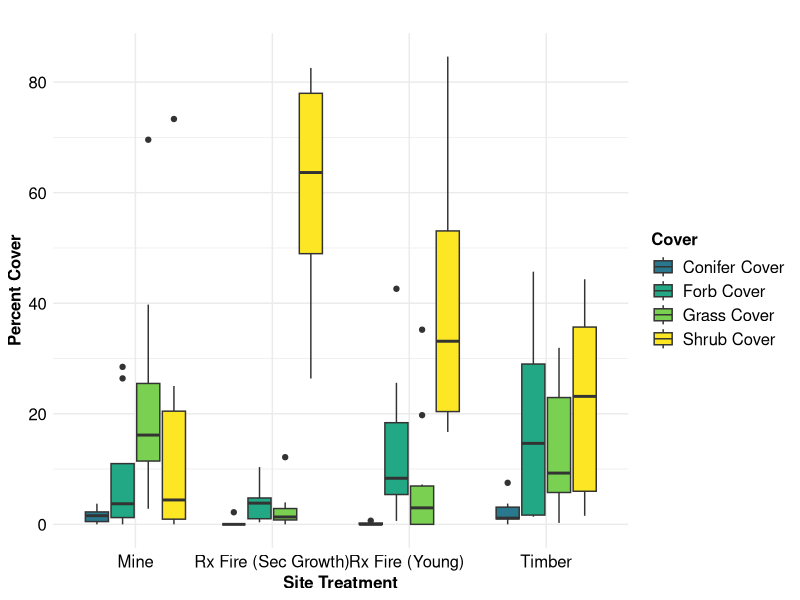
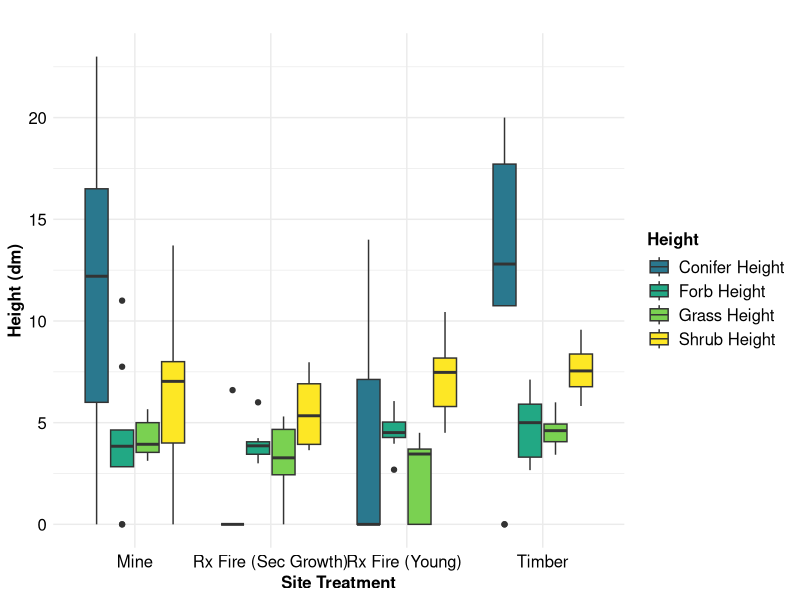

Source code (R) for these figures, in order:
# Clear Workspace
rm(list=ls())

#Load packages
library(ggplot2)
library(tidyverse)
library(viridis)


# Read in 
line_intercept_summary <- read.csv("data/line_intercept_summary.csv")


#Rename the columns
line_intercept_summary <- line_intercept_summary %>%
  rename(
    "Shrub Cover" = shrub_cover,
    "Forb Cover" = forb_cover,
    "Grass Cover" = grass_cover,
    "Conifer Cover" = conifer_cover,
    "Overall Vegetation Cover" = veg_cover_overall,
    "Overall Vegetation Height" = veg_height_overall,
    "Overall Vegetation Diversity" = veg_diversity_overall,
    "Shrub Height" = shrub_height,
    "Forb Height" = forb_height,
    "Grass Height" = grass_height,
    "Conifer Height" = conifer_height
  )


# Change names of treatments for plotting 
line_intercept_summary$treatment <- gsub("mine", "Mine", line_intercept_summary$treatment)
line_intercept_summary$treatment <- gsub("timber", "Timber", line_intercept_summary$treatment)
line_intercept_summary$treatment <- gsub("rx_fire_young", "Rx Fire (Young)", line_intercept_summary$treatment)
line_intercept_summary$treatment <- gsub("rx_fire_sec_growth", "Rx Fire (Sec Growth)", line_intercept_summary$treatment)

#reverse order of cover type in legend 


p1 <- line_intercept_summary %>%
  pivot_longer(cols = c(`Shrub Cover`, `Forb Cover`, `Grass Cover`, `Conifer Cover`), 
               names_to = "cover_type", values_to = "percent_cover") %>%
  ggplot(aes(x = treatment, y = percent_cover, fill = cover_type)) +
  geom_boxplot() +
  scale_fill_viridis_d(option = "viridis", begin = 0.40, end = 1) +  # Adjusting the color range
  labs(
    title = "",
    x = "Site Treatment",
    y = "Percent Cover",
    fill = "Cover"
    
  ) +
  theme_minimal() +
  theme(
    axis.text.x = element_text(size = 12, color = "black"),
    axis.text.y = element_text(size = 12, color = "black"),
    axis.title = element_text(size = 12, face = "bold", hjust = 0.5),
    legend.title = element_text(size = 12, face = "bold"),
    legend.text = element_text(size = 12), 
  ) 




# Repeat for height 
p2 <- line_intercept_summary %>%
  pivot_longer(cols = c(`Shrub Height`, `Forb Height`, `Grass Height`, `Conifer Height`), 
               names_to = "cover_type", values_to = "mean_height") %>%
  ggplot(aes(x = treatment, y = mean_height, fill = cover_type)) +
  geom_boxplot() +
  scale_fill_viridis_d(option = "viridis", begin = 0.40, end = 1) +  # Adjusting the color range
  labs(
    title = "",
    x = "Site Treatment",
    y = "Height (dm)",
    fill = "Height",
  ) +
  theme_minimal() +
  theme(
    axis.text.x = element_text(size = 12, color = "black"),
    axis.text.y = element_text(size = 12, color = "black"),
    axis.title = element_text(size = 12, face = "bold", hjust = 0.5),
    legend.title = element_text(size = 12, face = "bold"),
    legend.text = element_text(size = 12), 
  ) 

#panel together 
p1
p2

